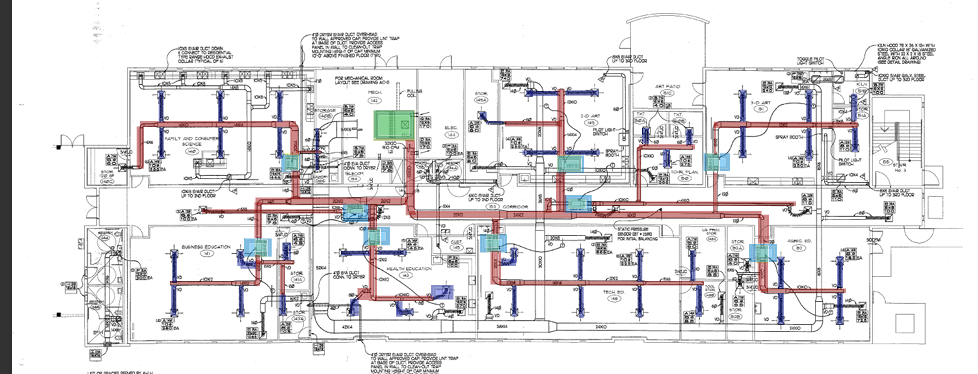
#> input picture mechanical_upload.png, 978 x 374 px
$ python color_hvac_extractor.py
#> lines starting #> are read from the running program, lines starting #| are printed output that depends on the picture; after the words box and inside, x2 and y2 are one past the last pixel; in counts of white or black regions, pixels touching at a corner belong together
import cv2
import numpy as np
import json
import math

IMAGE_PATH = "mechanical_upload.png"
OUTPUT_JSON = "outputs/color_hvac.json"
OUTPUT_DEBUG = "outputs/color_hvac_debug.png"

MIN_VAV_AREA = 40
MAX_VAV_AREA = 1200

MIN_AHU_AREA = 200

MAX_DISTANCE_TO_DUCT = 120

TARGET_VAVS = 9


def clean_mask(mask, iterations=2):
    kernel = np.ones((3, 3), np.uint8)

    mask = cv2.morphologyEx(
        mask,
        cv2.MORPH_OPEN,
        kernel,
        iterations=iterations
    )

    mask = cv2.dilate(
        mask,
        kernel,
        iterations=1
    )

    return mask


def get_contours(mask):
    contours, _ = cv2.findContours(
        mask,
        cv2.RETR_EXTERNAL,
        cv2.CHAIN_APPROX_SIMPLE
    )

    return contours


def contour_center(cnt):
    x, y, w, h = cv2.boundingRect(cnt)

    return (
        int(x + w / 2),
        int(y + h / 2)
    )


def distance_to_nearest_duct(center, ducts):
    cx, cy = center

    best = 999999

    for d in ducts:

        x = d["x"]
        y = d["y"]
        w = d["w"]
        h = d["h"]

        pts = [
            (x, y),
            (x + w, y),
            (x, y + h),
            (x + w, y + h),
            (x + w // 2, y + h // 2)
        ]

        for px, py in pts:

            dist = math.hypot(cx - px, cy - py)

            if dist < best:
                best = dist

    return best


img = cv2.imread(IMAGE_PATH)
#> img is the input picture: shape (374, 978, 3); mean B, G, R 226.9, 225.8, 227.6

hsv = cv2.cvtColor(img, cv2.COLOR_BGR2HSV)
#> hsv: shape (374, 978, 3); mean H, S, V 5.3, 8, 229.9

# =====================================================
# RED DUCTS
# =====================================================

red1 = cv2.inRange(
    hsv,
    np.array([0, 60, 60]),
    np.array([10, 255, 255])
)
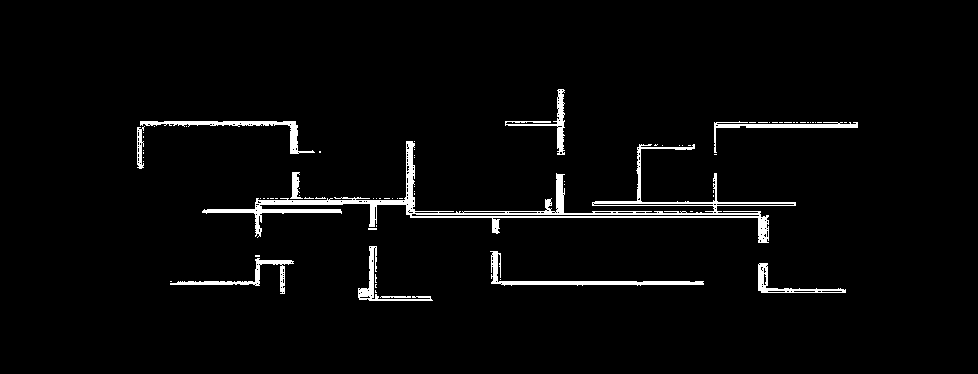
#> red1: shape (374, 978); 3.1% white; 77 white regions (66 under 20 px), largest, box (x1, y1, x2, y2) and area: (202, 141, 796, 243) 5692, (490, 251, 704, 286) 1045, (140, 121, 315, 154) 895

red2 = cv2.inRange(
    hsv,
    np.array([170, 60, 60]),
    np.array([180, 255, 255])
)
#> red2: shape (374, 978); 0.7% white in thin lines or dots, all inside (x1, y1, x2, y2) = (137, 89, 856, 300)

red_mask = cv2.bitwise_or(red1, red2)
#> red_mask: shape (374, 978); 3.8% white; 11 white regions (3 under 20 px), largest, box (x1, y1, x2, y2) and area: (202, 141, 796, 243) 7493, (137, 121, 315, 169) 1468, (490, 251, 704, 286) 1122

red_mask = clean_mask(red_mask, 1)
#> in clean_mask, `mask = cv2.morphologyEx( mask, cv2.MORPH_OPEN, kernel, iterations=iter..`: mask: shape (374, 978); 3.5% white; 19 white regions (4 under 20 px), largest, box (x1, y1, x2, y2) and area: (202, 141, 769, 243) 5964, (137, 121, 299, 169) 1435, (491, 251, 704, 286) 1051
#> in clean_mask, `mask = cv2.dilate( mask, kernel, iterations=1 )`:
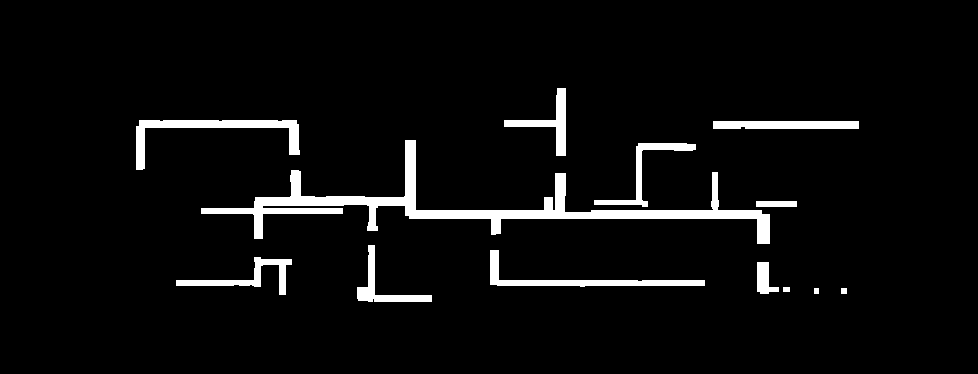
#> mask: shape (374, 978); 4.8% white; 13 white regions

ducts = []

for cnt in get_contours(red_mask):

#> in get_contours, `contours, _ = cv2.findContours( mask, cv2.RETR_EXTERNAL, cv2.CHAIN_APP..`: contours = 13 contours; largest, box (x1, y1, x2, y2) and area: (201, 140, 770, 244) 7220, (136, 120, 300, 170) 1682, (490, 250, 705, 287) 1305, (713, 121, 859, 129) 1006, (504, 88, 566, 156) 910
    area = cv2.contourArea(cnt)

    if area < 40:
        continue

    x, y, w, h = cv2.boundingRect(cnt)

    ratio = max(w, h) / max(min(w, h), 1)

    if ratio > 2.2:

        ducts.append({
            "x": int(x),
            "y": int(y),
            "w": int(w),
            "h": int(h),
            "area": round(float(area), 2)
        })
#> this loop made 13 passes
#> after the loop, ducts = 6 items

# =====================================================
# BLUE VAVS
# =====================================================

blue_mask = cv2.inRange(
    hsv,
    np.array([90, 60, 60]),
    np.array([140, 255, 255])
)
#> blue_mask: shape (374, 978); 2.4% white; 61 white regions (4 under 20 px), largest, box (x1, y1, x2, y2) and area: (237, 238, 256, 269) 381, (431, 285, 453, 300) 302, (564, 195, 592, 213) 291

blue_mask = clean_mask(blue_mask, 1)
#> call 2 of clean_mask, with iterations = 1
#> in clean_mask (call 2), `mask = cv2.morphologyEx( mask, cv2.MORPH_OPEN, kernel, iterations=iter..`: mask: shape (374, 978); 2.3% white; 61 white regions (4 under 20 px), largest, box (x1, y1, x2, y2) and area: (237, 239, 256, 268) 355, (431, 285, 453, 299) 297, (343, 205, 368, 222) 280
#> in clean_mask (call 2), `mask = cv2.dilate( mask, kernel, iterations=1 )`:
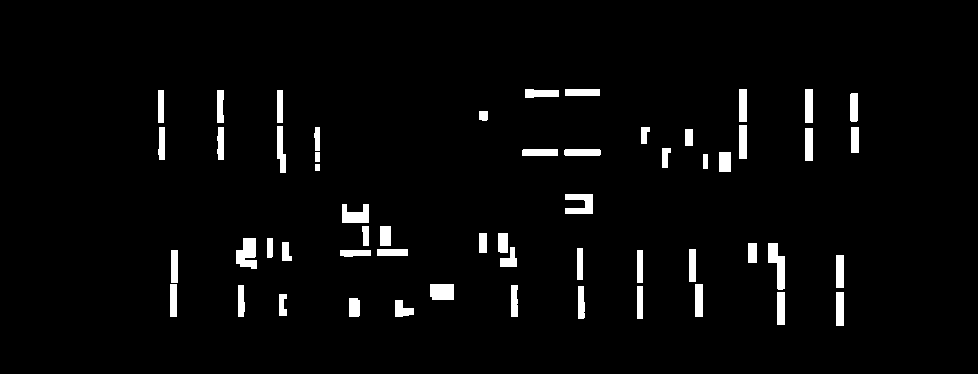
#> mask: shape (374, 978); 3.4% white; 56 white regions

vavs = []

for cnt in get_contours(blue_mask):

#> in get_contours (call 2), `contours, _ = cv2.findContours( mask, cv2.RETR_EXTERNAL, cv2.CHAIN_APP..`: contours = 56 contours; largest, box (x1, y1, x2, y2) and area: (236, 238, 257, 269) 421, (768, 243, 785, 290) 401, (430, 284, 454, 300) 340, (565, 194, 593, 214) 336, (342, 204, 369, 223) 333
    area = cv2.contourArea(cnt)

    if area < MIN_VAV_AREA:
        continue

    if area > MAX_VAV_AREA:
        continue

    x, y, w, h = cv2.boundingRect(cnt)

    ratio = w / max(h, 1)

    if ratio < 0.35 or ratio > 3.2:
        continue

    center = contour_center(cnt)

    dist = distance_to_nearest_duct(center, ducts)

    # VERY IMPORTANT FILTER
    if dist > MAX_DISTANCE_TO_DUCT:
        continue

    vavs.append({
        "x": int(x),
        "y": int(y),
        "w": int(w),
        "h": int(h),
        "area": round(float(area), 2),
        "distance_to_duct": round(float(dist), 2)
    })
#> this loop made 56 passes
#> after the loop, vavs = 20 items

# KEEP ONLY BEST 9
vavs = sorted(
    vavs,
    key=lambda item: (
        item["distance_to_duct"],
        -item["area"]
    )
)

vavs = vavs[:TARGET_VAVS]
#> vavs = 9 items

# =====================================================
# GREEN AHU
# =====================================================

green_mask = cv2.inRange(
    hsv,
    np.array([40, 40, 40]),
    np.array([90, 255, 255])
)
#> green_mask: shape (374, 978); 0.85% white; 10 white regions, largest, box (x1, y1, x2, y2) and area: (374, 110, 415, 141) 1194, (557, 155, 581, 172) 399, (486, 234, 499, 252) 209

green_mask = clean_mask(green_mask, 1)
#> call 3 of clean_mask, with iterations = 1
#> in clean_mask (call 3), `mask = cv2.morphologyEx( mask, cv2.MORPH_OPEN, kernel, iterations=iter..`: mask: shape (374, 978); 0.83% white; 10 white regions, largest, box (x1, y1, x2, y2) and area: (374, 110, 414, 139) 1156, (557, 155, 581, 172) 399, (486, 235, 499, 252) 206
#> in clean_mask (call 3), `mask = cv2.dilate( mask, kernel, iterations=1 )`:
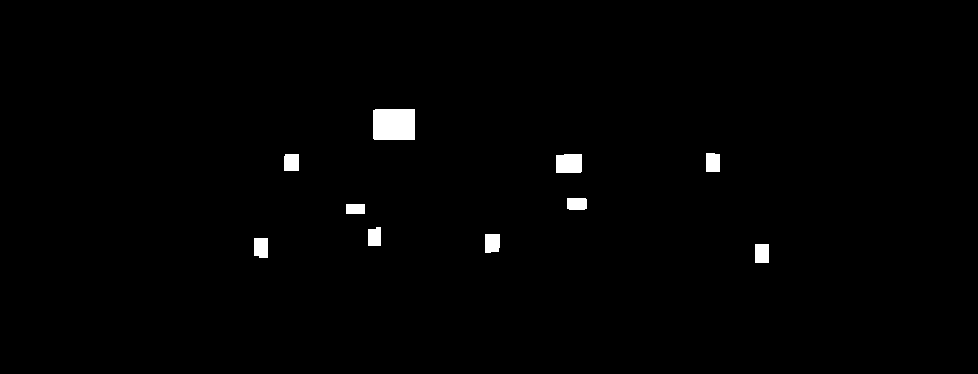
#> mask: shape (374, 978); 1% white; 10 white regions

ahus = []

for cnt in get_contours(green_mask):

#> in get_contours (call 3), `contours, _ = cv2.findContours( mask, cv2.RETR_EXTERNAL, cv2.CHAIN_APP..`: contours = 10 contours; largest, box (x1, y1, x2, y2) and area: (373, 109, 415, 140) 1228, (556, 154, 582, 173) 442, (485, 234, 500, 253) 240, (254, 238, 268, 258) 238, (755, 244, 769, 263) 234
    area = cv2.contourArea(cnt)

    if area < MIN_AHU_AREA:
        continue

    x, y, w, h = cv2.boundingRect(cnt)

    ahus.append({
        "x": int(x),
        "y": int(y),
        "w": int(w),
        "h": int(h),
        "area": round(float(area), 2)
    })
#> this loop made 10 passes
#> after the loop, ahus = 9 items

# KEEP ONLY BIGGEST AHU
ahus = sorted(
    ahus,
    key=lambda item: item["area"],
    reverse=True
)[:1]
#> ahus = 1 item

# =====================================================
# DEBUG DRAW
# =====================================================

debug = img.copy()

# ducts
for d in ducts:

    cv2.rectangle(
        debug,
        (d["x"], d["y"]),
        (d["x"] + d["w"], d["y"] + d["h"]),
        (0, 0, 255),
        2
    )
#> this loop made 6 passes
#> d on passes 1 to 6: {'x': 176, 'y': 257, 'w': 116, 'h': 38, 'area': 891.5}, {'x': 490, 'y': 250, 'w': 215, 'h': 37, 'area': 1305}, {'x': 756, 'y': 201, 'w': 41, 'h': 6, 'area': 200}, {'x': 201, 'y': 140, 'w': 569, 'h': 104, 'area': 7219.5}, {'x': 713, 'y': 121, 'w': 146, 'h': 8, 'area': 1006}, {'x': 136, 'y': 120, 'w': 164, 'h': 50, 'area': 1682}
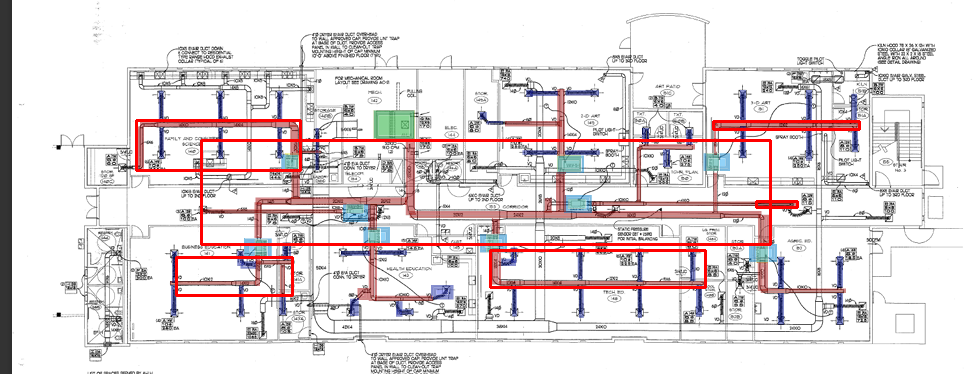
#> debug: shape (374, 978, 3); 2.43% of pixels changed, all inside (x1, y1, x2, y2) = (135, 119, 861, 297)

# vavs
for i, v in enumerate(vavs, start=1):

    cv2.rectangle(
        debug,
        (v["x"], v["y"]),
        (v["x"] + v["w"], v["y"] + v["h"]),
        (255, 0, 0),
        3
    )

    cv2.putText(
        debug,
        f"VAV-{i}",
        (v["x"], v["y"] - 8),
        cv2.FONT_HERSHEY_SIMPLEX,
        0.55,
        (255, 0, 0),
        2
    )
#> this loop made 9 passes
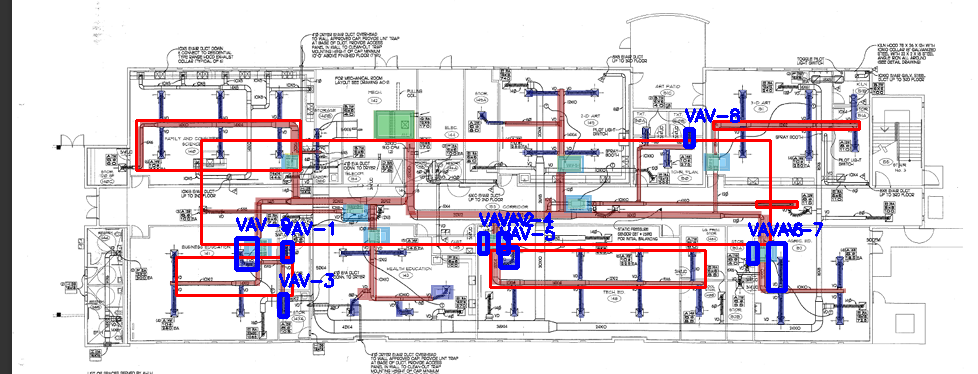
#> debug: shape (374, 978, 3); 1.64% of pixels changed, all inside (x1, y1, x2, y2) = (234, 108, 823, 319)

# ahu
for i, a in enumerate(ahus, start=1):

    cv2.rectangle(
        debug,
        (a["x"], a["y"]),
        (a["x"] + a["w"], a["y"] + a["h"]),
        (0, 255, 0),
        3
    )

    cv2.putText(
        debug,
        f"AHU-{i}",
        (a["x"], a["y"] - 10),
        cv2.FONT_HERSHEY_SIMPLEX,
        0.7,
        (0, 255, 0),
        2
    )
#> this loop made 1 pass
#> (i, a) on pass 1: (1, {'x': 373, 'y': 109, 'w': 42, 'h': 31, 'area': 1228})
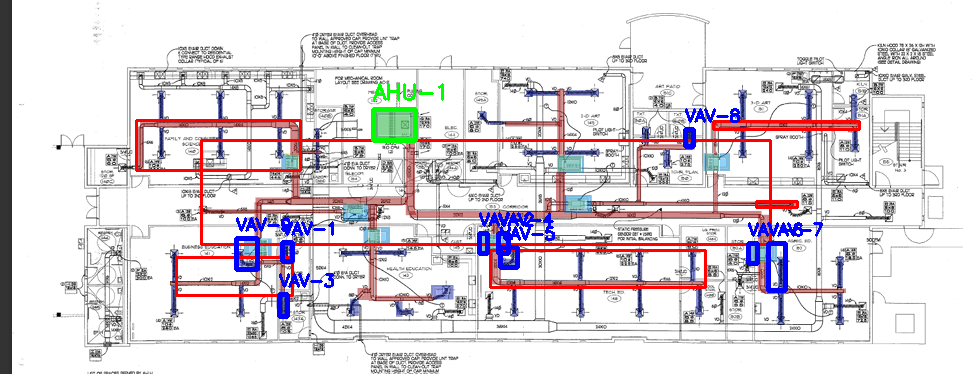
#> debug: shape (374, 978, 3); 0.32% of pixels changed, all inside (x1, y1, x2, y2) = (371, 83, 444, 143)

# =====================================================
# SAVE
# =====================================================

data = {
    "ducts": ducts,
    "vavs": vavs,
    "ahus": ahus
}

with open(OUTPUT_JSON, "w") as f:
    json.dump(data, f, indent=2)

cv2.imwrite(OUTPUT_DEBUG, debug)

print("DONE")
print("Ducts:", len(ducts))
#| Ducts: 6
print("VAVs:", len(vavs))
#| VAVs: 9
print("AHUs:", len(ahus))
#| AHUs: 1
print("Debug:", OUTPUT_DEBUG)
